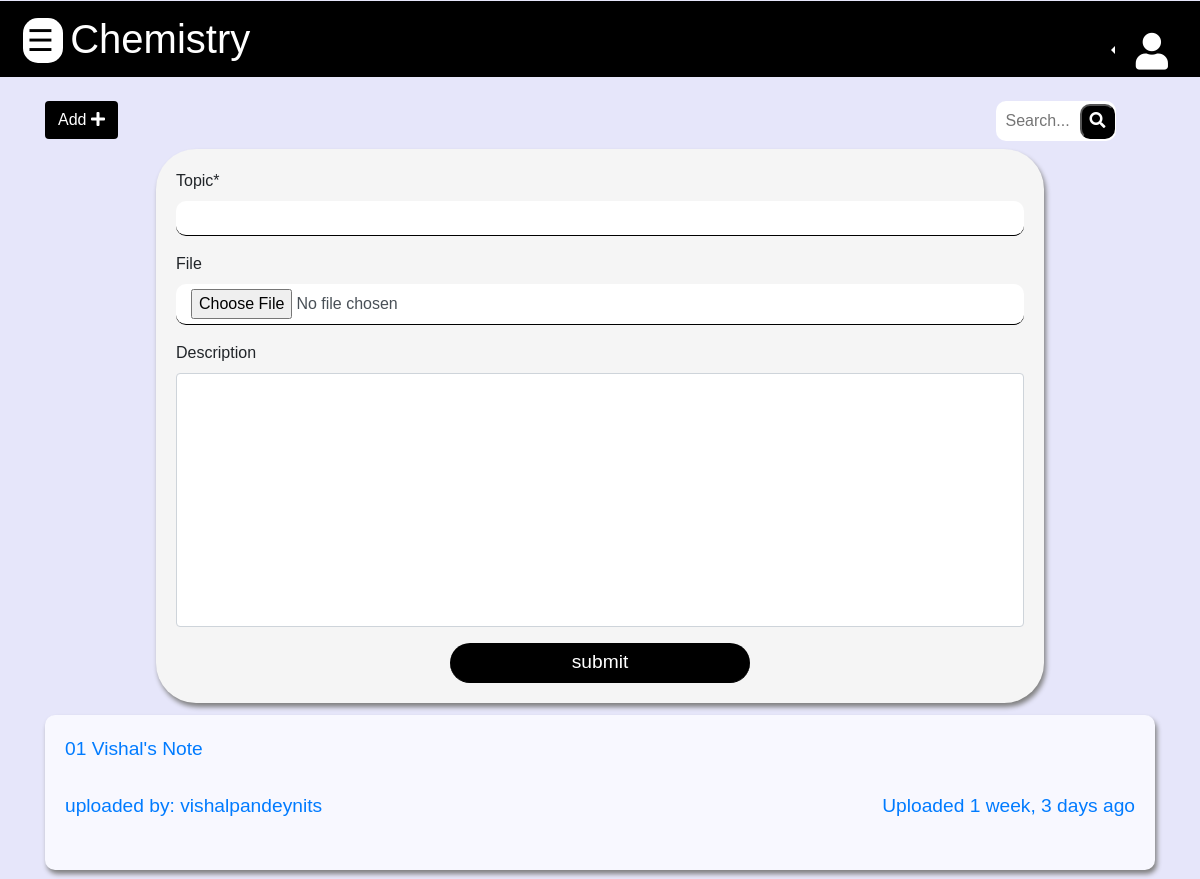
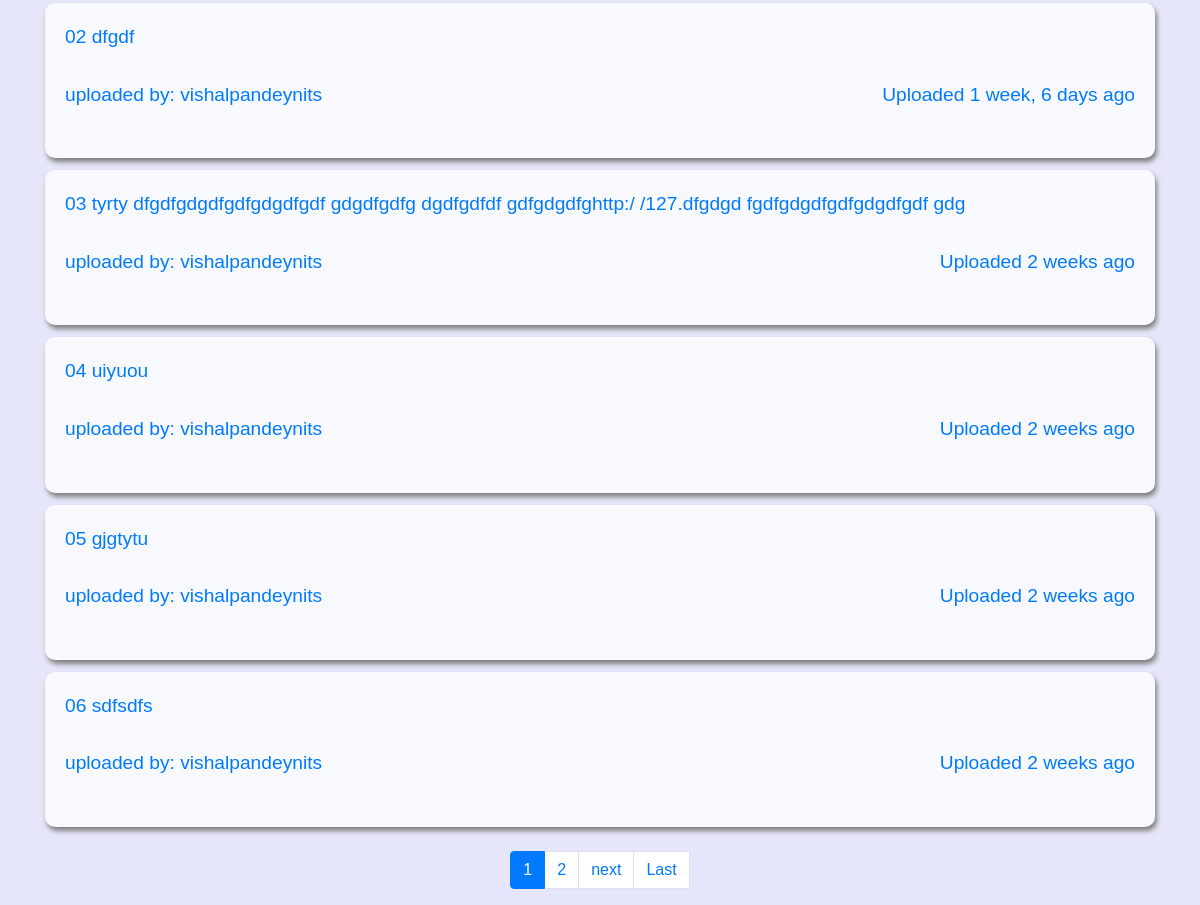
The page /8RZv9BS9l9U/3/resource/ (signed in) on the database as committed earlier (2 pictures, top to bottom).
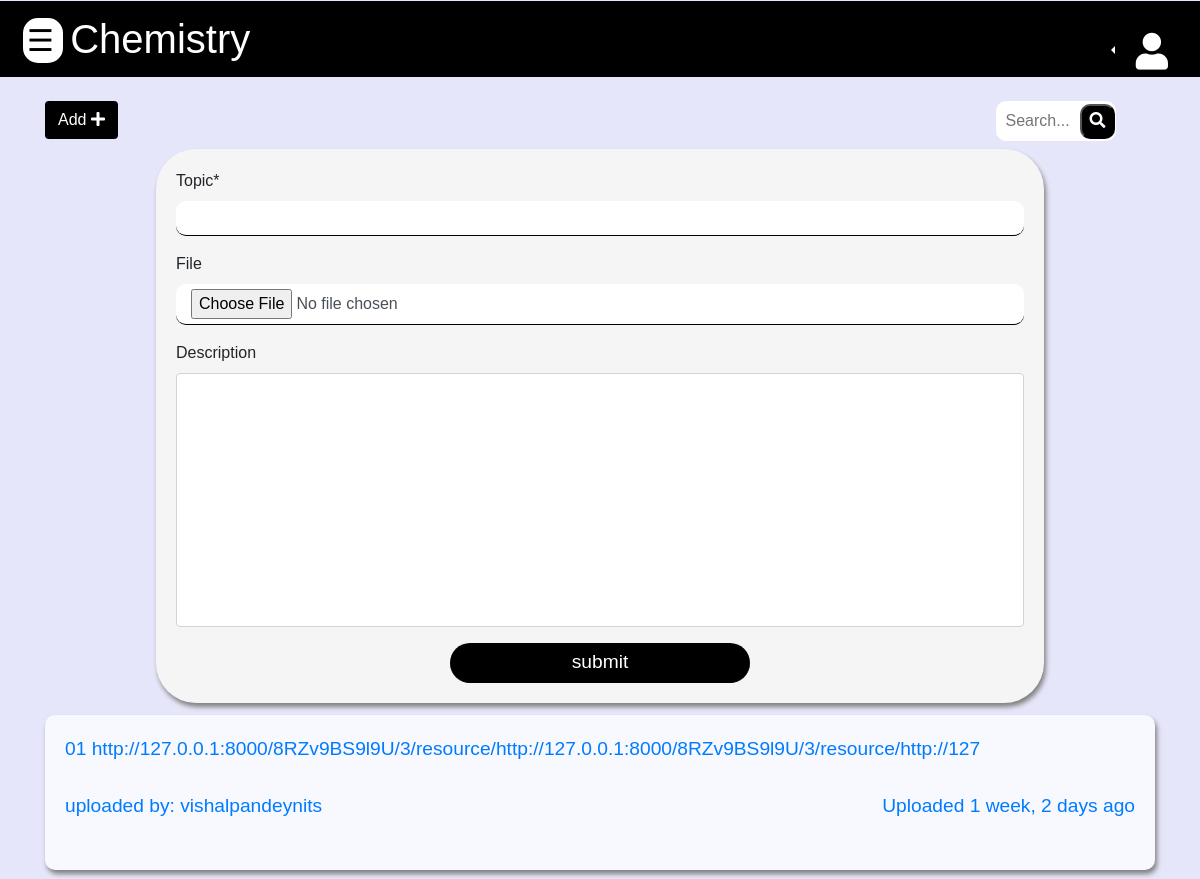
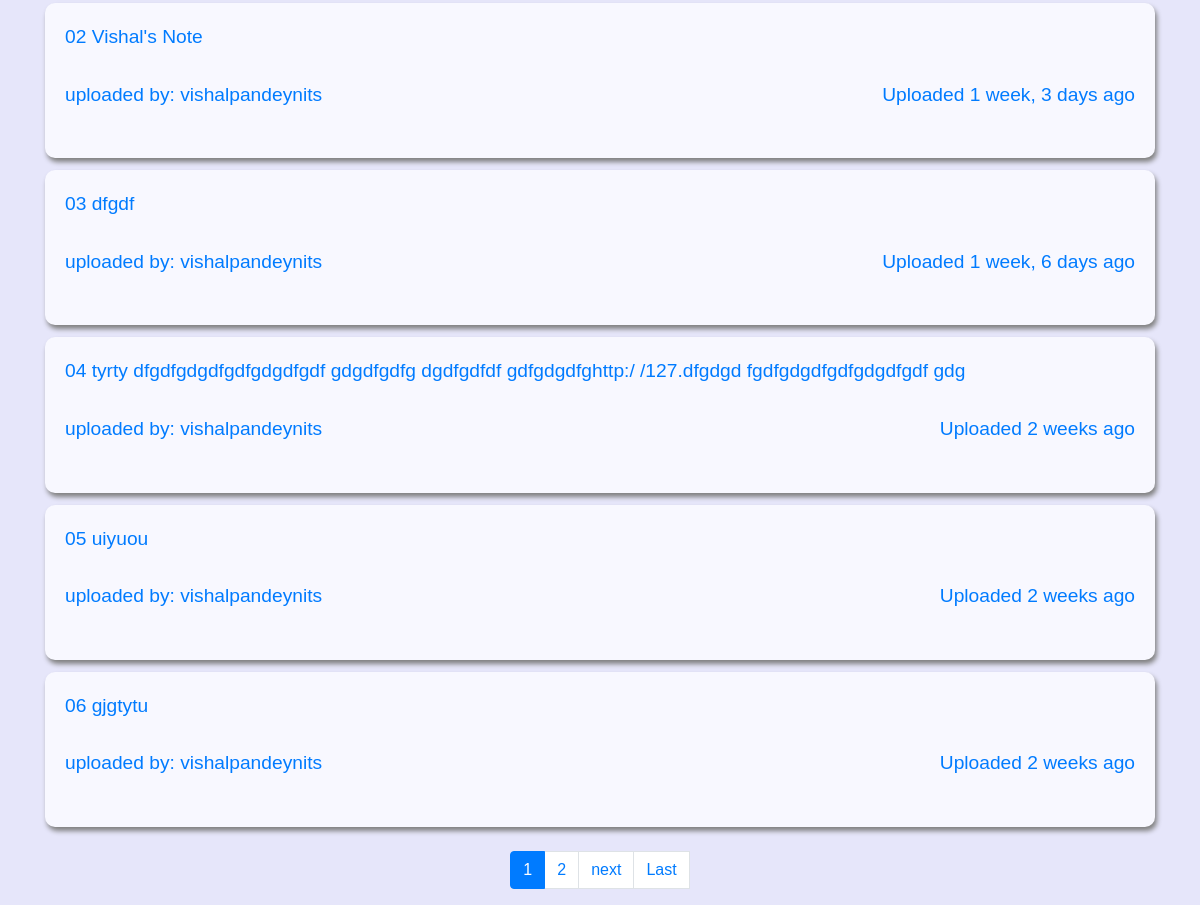
The same page on the database as committed later (2 pictures, top to bottom).
### basic/models.py (models this page shows, shortened)
class Subject(models.Model):
	classroom = models.ForeignKey(Classroom, on_delete = models.CASCADE)
	subject_name = models.CharField(max_length=50)
	teacher = models.ForeignKey(User,on_delete=models.CASCADE,related_name="teacher")
	upload_permission = models.ManyToManyField(User,related_name="upload_permitted")
	subject_pic = models.ImageField(upload_to="subject_content/",default="book.jpg")
	description = models.TextField(null=True,blank=True)

class Note(models.Model):
	subject_name = models.ForeignKey(Subject, on_delete=models.CASCADE)
	uploaded_on = models.DateTimeField(auto_now_add= True)
	file = models.FileField(upload_to='media/notes/',null=True,blank=True,)
	topic = models.CharField(max_length=100,)
	description = models.TextField(null=True,blank=True)
	uploaded_by = models.ForeignKey(User,on_delete=models.CASCADE)

### basic/views.py (the view)
# urls.py: path('<unique_id>/<subject_id>/resource/',resource,name="resources"),
@login_required
def resource(request,unique_id,subject_id,form = None):
    classroom = Classroom.objects.get(unique_id=unique_id)
    if member_check(request.user,classroom):
        subject = Subject.objects.all().filter(classroom=classroom).get(id=subject_id)
        notes = Note.objects.all().filter(subject_name=subject).order_by('-id')
        if request.GET.get('search'):
            search = request.GET.get('search')
            notes = notes.filter(Q(topic__icontains=search)|Q(description__icontains=search))
        query,page_range = pagination(request, notes)
        upload_permission = subject.upload_permission.all().filter(username=request.user.username).exists()
        admin_check = classroom.special_permissions.filter(username = request.user.username).exists()
        is_teacher = admin_check or upload_permission or request.user==subject.teacher
        if is_teacher:
            if request.method=="POST":
                form = NoteForm(request.POST,request.FILES)
                if form.is_valid():
                    data=form.save(commit=False)
                    data.subject_name = subject
                    data.uploaded_by = request.user
                    data.save()
                    return redirect(f'/{unique_id}/{subject_id}/resource/')
            else:
                form= NoteForm()
        params={
            'form':form,
            'subject':subject,
            'classroom':classroom,
            'notes':notes,
            'page':query,
            'page_range':page_range,
            'is_teacher':is_teacher,
            }
        return render(request,'resources/resources.html',params)

### basic/forms.py
class NoteForm(forms.ModelForm):
	class Meta:
		model = Note
		fields = ['topic','file','description']

### basic/views.py (called while the page is built)
def member_check(user,classroom):
    member = classroom.members.all().filter(username=user.username)
    if member:
        return True
    raise Http404()

def proper_pagination(object,index):
    start_index,end_index = 0,10
    if object.number>index:
        start_index = object.number-index
        end_index = start_index + end_index
    return (start_index,end_index)

def pagination(request,object):
        paginator = Paginator(object,6)
        page_num=1
        if request.GET.get('page'):
            page_num = request.GET.get('page')
        query = paginator.page(page_num)
        start_index,end_index = proper_pagination(query,index=4)
        page_range = list(paginator.page_range)[start_index:end_index]
        return query,page_range

### templates/resources/resources.html (shortened to what this page needs)
{% extends 'subject_page.html' %}
{% load crispy_forms_tags %}
{% load humanize %}
{% block subject_content %}
<div class="container" >
	<div id="contain">
		{% if is_teacher %}
	      	 <button @click = "addFormToggle" type="button" class="btn add-btn float-left mt-4">
	      	 	Add <i class="fa fa-plus" aria-hidden="true"></i>
			</button><br>
		{% endif %}
		<form class="float-right">
	      	<input class="search-input" autocomplete="off" type="text" placeholder="Search..."name="search">
	      	<button class="search-icon" type="submit">
	      	 	<i class="fas fa-search"></i>
	      	</button>
		</form><br><br>
		{% if is_teacher %}
	    <form method="POST" v-if="addform" class="addForm" enctype="multipart/form-data">{% csrf_token %}
			{{ form|crispy}}
			<input type="submit" class="submit-button"value="submit">
		</form>
		{% endif %}
	</div>
	{% if page %}
		{% for note in page %}
		<a href="{% url 'read_note' classroom.unique_id subject.id note.id %}">
		<div style="font-size: 1.2em; word-wrap: break-word;" class="content">
			0{{ forloop.counter}} {{ note.topic }}<br><br>
			<div class="uploaded_by"> uploaded by: {{ note.uploaded_by }} </div>
			<div class="time">
				Uploaded {{ note.uploaded_on|naturaltime }}
			</div><br><br>
		</div>
		</a>
		{% endfor %}
		<br>{% include 'paginations.html' %}
	{% else %}
		<h1 style="color:blue; font-size: 2vw;">No item found </h1>
	{% endif %}
</div>
{% endblock %}

### templates/subject_page.html (shortened to what this page needs)
{% extends 'base.html' %}
{% load static %}
{% load crispy_forms_tags %}
{% block content %}
<div class="row">
		<div class="col-12" id="#main">
			<div style="background:black;" class="p-2">
				<span class="pl-1" id="openNav" onclick="openNav()">
					&#9776;
				</span>
				<span style="font-size:2.5em;color:white;">
					&nbsp; {{ subject.subject_name|title }}
				</span>
				        <div style="color:white;"  class="float-right mx-2 mt-2">
          <div class="btn-group">
            <div class="btn-group dropleft" role="group">
              <button type="button" style="border:none;outline:none;" class="btn btn-secondary bg-transparent dropdown-toggle bg-transparent dropdown-toggle-split" data-toggle="dropdown" aria-haspopup="true" aria-expanded="false">
              </button>
            </div>
            <a style="color:white;font-size:2.3em;"  class="float-right mx-2 mt-2" href="{% url 'profile' user.username %}">
              <i class="fas fa-user mr-2"></i>
            </a>
          </div>
        </div>
			</div>
			{% block subject_content %} {% endblock %}
		</div>
</div>
{% endblock %}

### templates/base.html (shortened to what this page needs)
{% load static %}
<!DOCTYPE html>
<html>
<head>
<link href="https://maxcdn.bootstrapcdn.com/bootstrap/4.0.0/css/bootstrap.min.css" rel="stylesheet">
<link rel="stylesheet" href="{% static 'css/home.css' %}">
<link rel="stylesheet" href="{% static 'css/listpage.css' %}">
<link rel="stylesheet" href="{% static 'css/homepage.css' %}">
<link rel="stylesheet" href="https://use.fontawesome.com/releases/v5.5.0/css/all.css">
</head>
<body style="background:#E6E6FA;font-family: 'Bitter', serif;">
{% block content %} {% endblock %}
</body>
</html>

### templates/paginations.html (shortened to what this page needs)
<nav>
    <ul class="pagination justify-content-center">
    	{% for p in page_range %}
    		{% if page.number == p %}
                <li class="page-item active">
                  <a class="page-link" href="?page={{ p }}">{{p}}</a>
                </li>
            {% else %}
                <li class="page-item">
                	<a class="page-link" href="?page={{ p }}">{{ p }}</a>
                </li>
            {% endif %}
        {% endfor %}
        {% if page.has_next %}
    		<a  class="page-link" href="?page={{ page.next_page_number }}">next</a>
    		<a class="page-link" href="?page={{ page.paginator.num_pages }}">Last</a>
    	{% endif %}
    </ul>
</nav>

### static/css/home.css (style rules this page uses)
html * { font-family: 'Montserrat', sans-serif; scroll-behavior: smooth; }
#openNav { background:black; color:white; font-size:30px; cursor:pointer; width:40px; border-radius:15px; border-color:white; display: inline; float:left; position:relative; top:9px; left:15px; background:white; color:black; }
.modal-body input,textarea { width:100%; }
#updateForm input,textarea { width:100%; padding:10px; border:1px solid black; border-radius:12px; }

### static/css/listpage.css (style rules this page uses)
.search-input { width:120px; transition: width 0.2s; padding:10px; border-radius:10px; height:40px; border:none; }
.search-icon { border-radius:20%; position:relative; right:40px; width:35px; cursor: pointer; border-radius:10px; background: black; color:white; z-index:1; height:35px; }
.add-btn { color:white; background:black; }
.addForm { width:80%; display:block; margin:auto; padding:20px; border-radius:40px; background:#F5F5F5; box-shadow:2px 4px 5px grey; }
.addForm input,textarea { border:none; border-bottom:1px solid black; width:100%; outline-width:none; overflow:hidden; resize:none; padding:5px 15px; border-radius:10px; }
.addForm input[type="submit"] { background: black; color:white; cursor: pointer; text-align:center; padding: 5px; font-size:1.2em; display:block; margin:auto; width:300px; border-radius:20px; }
.addForm input:focus,textarea { border-bottom:1px solid black; outline:0px; }
.content { background:#F8F8FF; margin-top:12px; padding: 20px; box-shadow: 2px 4px 5px grey; border-radius: 10px; }
a:link { text-decoration: none; }
@media screen and (min-width:770px) { .uploaded_by { float:left; } }
@media screen and (min-width:770px) { .time { float:right; } }

### static/css/homepage.css (style rules this page uses)
* { box-sizing: border-box; }

Rows that differ between the two databases and show on the page:
no longer on this page (row unchanged): Note: topic "sdfsdfs", uploaded_by "vishalpandeynits", uploaded_on "2 weeks ago"
added Note: topic "http://127.0.0.1:8000/8RZv9BS9l9U/3/resource/http://127.0.0.1:8000/8RZv9BS9l9U/3/resource/http://127", uploaded_by "vishalpandeynits", uploaded_on "1 week, 2 days ago"
